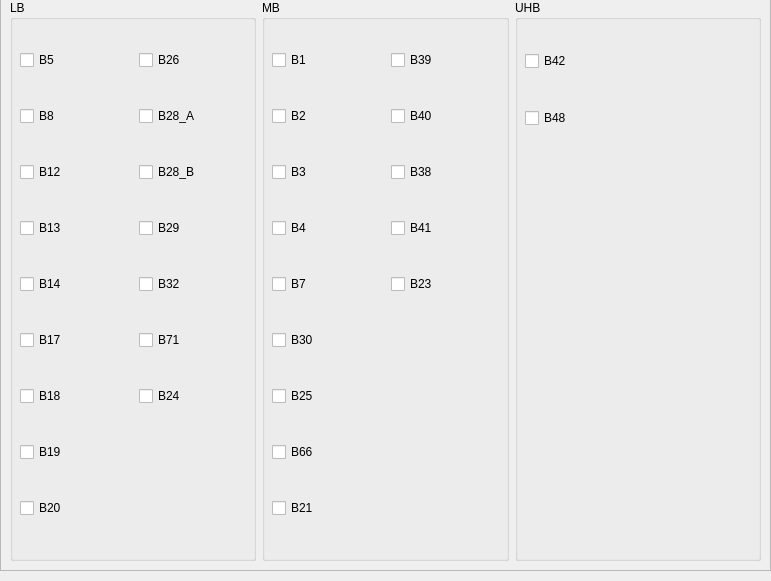
      <widget class="QWidget" name="page_lte">
       <property name="geometry">
        <rect>
         <x>0</x>
         <y>0</y>
         <width>771</width>
         <height>581</height>
        </rect>
       </property>
       <attribute name="label">
        <string>LTE</string>
       </attribute>
       <widget class="QFrame" name="frame_band_lte">
        <property name="geometry">
         <rect>
          <x>0</x>
          <y>-10</y>
          <width>771</width>
          <height>581</height>
         </rect>
        </property>
        <property name="frameShape">
         <enum>QFrame::StyledPanel</enum>
        </property>
        <property name="frameShadow">
         <enum>QFrame::Raised</enum>
        </property>
        <layout class="QHBoxLayout" name="horizontalLayout_2">
         <item>
          <widget class="QGroupBox" name="groupBox_lb_lte">
           <property name="title">
            <string>LB</string>
           </property>
           <widget class="QWidget" name="layoutWidget">
            <property name="geometry">
             <rect>
              <x>10</x>
              <y>20</y>
              <width>231</width>
              <height>531</height>
             </rect>
            </property>
            <layout class="QGridLayout" name="gridLayout_lb_lte">
             <item row="0" column="0">
              <widget class="QCheckBox" name="b5_lte">
               <property name="text">
                <string>B5</string>
               </property>
              </widget>
             </item>
             <item row="0" column="1">
              <widget class="QCheckBox" name="b26_lte">
               <property name="text">
                <string>B26</string>
               </property>
              </widget>
             </item>
             <item row="1" column="0">
              <widget class="QCheckBox" name="b8_lte">
               <property name="text">
                <string>B8</string>
               </property>
              </widget>
             </item>
             <item row="1" column="1">
              <widget class="QCheckBox" name="b28_a_lte">
               <property name="enabled">
                <bool>true</bool>
               </property>
               <property name="statusTip">
                <string/>
               </property>
               <property name="text">
                <string>B28_A</string>
               </property>
               <property name="checkable">
                <bool>true</bool>
               </property>
               <property name="checked">
                <bool>false</bool>
               </property>
              </widget>
             </item>
             <item row="2" column="0">
              <widget class="QCheckBox" name="b12_lte">
               <property name="text">
                <string>B12</string>
               </property>
              </widget>
             </item>
             <item row="2" column="1">
              <widget class="QCheckBox" name="b28_b_lte">
               <property name="text">
                <string>B28_B</string>
               </property>
               <property name="checked">
                <bool>false</bool>
               </property>
              </widget>
             </item>
             <item row="3" column="0">
              <widget class="QCheckBox" name="b13_lte">
               <property name="text">
                <string>B13</string>
               </property>
              </widget>
             </item>
             <item row="3" column="1">
              <widget class="QCheckBox" name="b29_lte">
               <property name="text">
                <string>B29</string>
               </property>
              </widget>
             </item>
             <item row="4" column="0">
              <widget class="QCheckBox" name="b14_lte">
               <property name="text">
                <string>B14</string>
               </property>
              </widget>
             </item>
             <item row="4" column="1">
              <widget class="QCheckBox" name="b32_lte">
               <property name="text">
                <string>B32</string>
               </property>
              </widget>
             </item>
             <item row="5" column="0">
              <widget class="QCheckBox" name="b17_lte">
               <property name="text">
                <string>B17</string>
               </property>
              </widget>
             </item>
             <item row="5" column="1">
              <widget class="QCheckBox" name="b71_lte">
               <property name="text">
                <string>B71</string>
               </property>
              </widget>
             </item>
             <item row="6" column="0">
              <widget class="QCheckBox" name="b18_lte">
               <property name="text">
                <string>B18</string>
               </property>
              </widget>
             </item>
             <item row="7" column="0">
              <widget class="QCheckBox" name="b19_lte">
               <property name="text">
                <string>B19</string>
               </property>
              </widget>
             </item>
             <item row="8" column="0">
              <widget class="QCheckBox" name="b20_lte">
               <property name="text">
                <string>B20</string>
               </property>
              </widget>
             </item>
             <item row="6" column="1">
              <widget class="QCheckBox" name="b24_lte">
               <property name="text">
                <string>B24</string>
               </property>
              </widget>
             </item>
            </layout>
           </widget>
          </widget>
         </item>
         <item>
          <widget class="QGroupBox" name="groupBox_mb_lte">
           <property name="title">
            <string>MB</string>
           </property>
           <widget class="QWidget" name="layoutWidget_4">
            <property name="geometry">
             <rect>
              <x>10</x>
              <y>20</y>
              <width>231</width>
              <height>531</height>
             </rect>
            </property>
            <layout class="QGridLayout" name="gridLayout_mb_lte">
             <item row="2" column="1">
              <widget class="QCheckBox" name="b38_lte">
               <property name="text">
                <string>B38</string>
               </property>
              </widget>
             </item>
             <item row="0" column="1">
              <widget class="QCheckBox" name="b39_lte">
               <property name="enabled">
                <bool>true</bool>
               </property>
               <property name="statusTip">
                <string/>
               </property>
               <property name="text">
                <string>B39</string>
               </property>
               <property name="checkable">
                <bool>true</bool>
               </property>
               <property name="checked">
                <bool>false</bool>
               </property>
              </widget>
             </item>
             <item row="7" column="0">
              <widget class="QCheckBox" name="b66_lte">
               <property name="text">
                <string>B66</string>
               </property>
              </widget>
             </item>
             <item row="8" column="0">
              <widget class="QCheckBox" name="b21_lte">
               <property name="text">
                <string>B21</string>
               </property>
              </widget>
             </item>
             <item row="4" column="0">
              <widget class="QCheckBox" name="b7_lte">
               <property name="text">
                <string>B7</string>
               </property>
              </widget>
             </item>
             <item row="6" column="0">
              <widget class="QCheckBox" name="b25_lte">
               <property name="text">
                <string>B25</string>
               </property>
              </widget>
             </item>
             <item row="0" column="0">
              <widget class="QCheckBox" name="b1_lte">
               <property name="text">
                <string>B1</string>
               </property>
              </widget>
             </item>
             <item row="1" column="0">
              <widget class="QCheckBox" name="b2_lte">
               <property name="text">
                <string>B2</string>
               </property>
              </widget>
             </item>
             <item row="1" column="1">
              <widget class="QCheckBox" name="b40_lte">
               <property name="text">
                <string>B40</string>
               </property>
               <property name="checked">
                <bool>false</bool>
               </property>
              </widget>
             </item>
             <item row="3" column="1">
              <widget class="QCheckBox" name="b41_lte">
               <property name="text">
                <string>B41</string>
               </property>
              </widget>
             </item>
             <item row="5" column="0">
              <widget class="QCheckBox" name="b30_lte">
               <property name="text">
                <string>B30</string>
               </property>
              </widget>
             </item>
             <item row="2" column="0">
              <widget class="QCheckBox" name="b3_lte">
               <property name="text">
                <string>B3</string>
               </property>
              </widget>
             </item>
             <item row="4" column="1">
              <widget class="QCheckBox" name="b23_lte">
               <property name="text">
                <string>B23</string>
               </property>
              </widget>
             </item>
             <item row="3" column="0">
              <widget class="QCheckBox" name="b4_lte">
               <property name="text">
                <string>B4</string>
               </property>
              </widget>
             </item>
            </layout>
           </widget>
          </widget>
         </item>
         <item>
          <widget class="QGroupBox" name="groupBox_uhb_lte">
           <property name="title">
            <string>UHB</string>
           </property>
           <widget class="QWidget" name="layoutWidget_5">
            <property name="geometry">
             <rect>
              <x>10</x>
              <y>20</y>
              <width>231</width>
              <height>141</height>
             </rect>
            </property>
            <layout class="QGridLayout" name="gridLayout_uhb_lte">
             <item row="1" column="0">
              <widget class="QCheckBox" name="b48_lte">
               <property name="text">
                <string>B48</string>
               </property>
              </widget>
             </item>
             <item row="0" column="0">
              <widget class="QCheckBox" name="b42_lte">
               <property name="text">
                <string>B42</string>
               </property>
              </widget>
             </item>
            </layout>
           </widget>
          </widget>
         </item>
        </layout>
       </widget>
      </widget>
